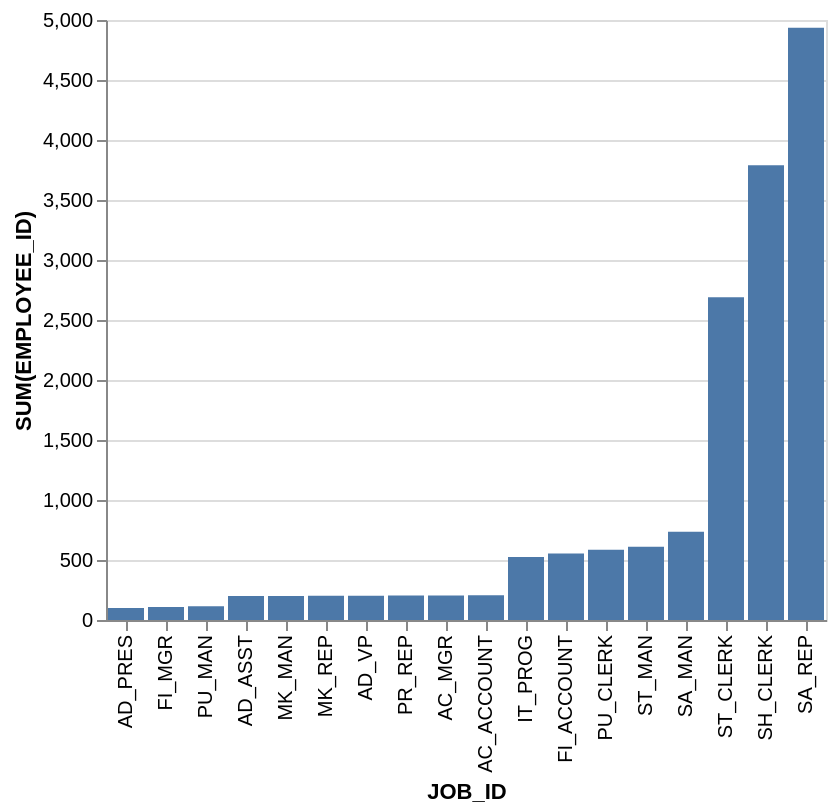

Here is the Vega-Lite specification saved for this chart:
### Vega-Lite specification from a JSON file in a GitHub repository (floating-point values rounded to 4 significant figures)
{"data": {"values": [{"x_data": "AD_PRES", "y_data": 100}, {"x_data": "FI_MGR", "y_data": 108}, {"x_data": "PU_MAN", "y_data": 114}, {"x_data": "AD_ASST", "y_data": 200}, {"x_data": "MK_MAN", "y_data": 201}, {"x_data": "MK_REP", "y_data": 202}, {"x_data": "AD_VP", "y_data": 203}, {"x_data": "PR_REP", "y_data": 204}, {"x_data": "AC_MGR", "y_data": 205}, {"x_data": "AC_ACCOUNT", "y_data": 206}, {"x_data": "IT_PROG", "y_data": 525}, {"x_data": "FI_ACCOUNT", "y_data": 555}, {"x_data": "PU_CLERK", "y_data": 585}, {"x_data": "ST_MAN", "y_data": 610}, {"x_data": "SA_MAN", "y_data": 735}, {"x_data": "ST_CLERK", "y_data": 2690}, {"x_data": "SH_CLERK", "y_data": 3790}, {"x_data": "SA_REP", "y_data": 4935}]}, "mark": "bar", "encoding": {"x": {"field": "x_data", "type": "nominal", "title": "JOB_ID", "sort": {"op": "sum", "field": "y_data", "order": "ascending"}}, "y": {"field": "y_data", "type": "quantitative", "title": "SUM(EMPLOYEE_ID)"}}}
